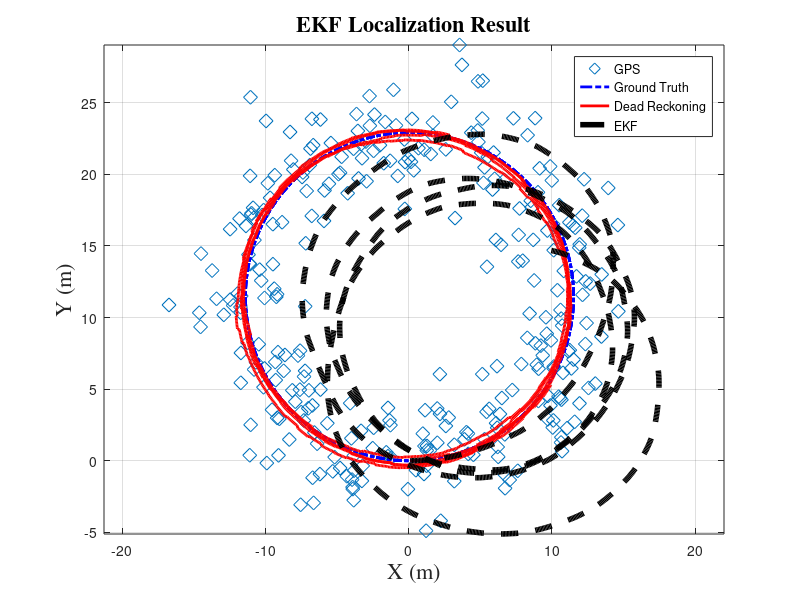
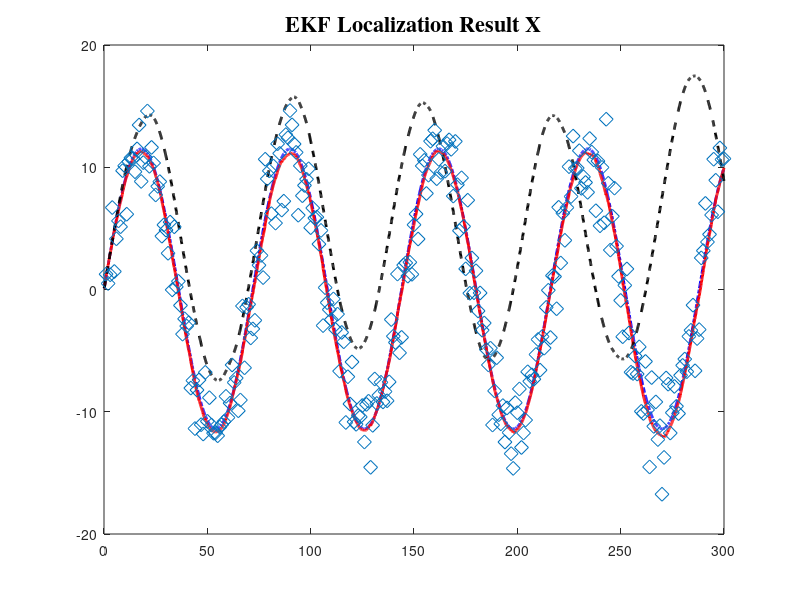
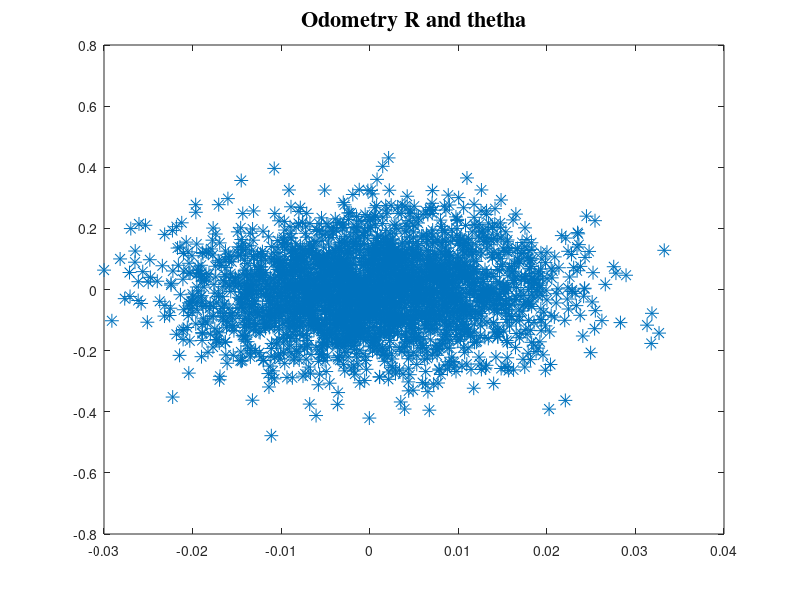
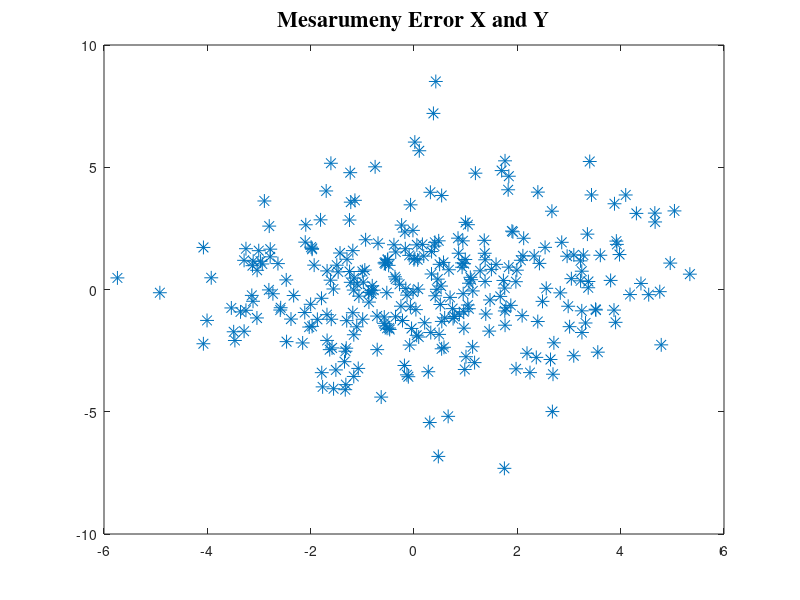

The MATLAB source for these figures, in order:
% -------------------------------------------------------------------------
%
% File : ExtendedKalmanFilterLocalizationTest.m
%
% Discription : Mobible robot localization sample code with
% Extended Kalman Filter (EKF)
%
% Environment : Matlab
%
% Author : Atsushi Sakai
% Contributor : Fabrice Jumel
% Copyright (c): 2014 Atsushi Sakai
%
% License : GPL Software License Agreement
% -------------------------------------------------------------------------
 
function [] = ExtendedKalmanFilterLocalizationTest()
 
close all;
clear all;
 
disp('Extended Kalman Filter (EKF) sample program start!!')
 
time = 0;
endtime = 300; % [sec]
global dt;
dt = 0.1; % [sec]
alpha=0.8    % Simple Filter Parameter
nSteps = ceil((endtime - time)/dt);
K =eye(4)
result.time=[];
result.xTrue=[];
result.xd=[];
result.xEst=[];
result.xsf=[]
result.z=[];
result.PEst=[];
result.u=[];
result.uTrue=[];
result.odomError=[];
result.measurmentError=[];
result.K=[];
 
% State Vector [x y yaw v]'
xEst=[0 0 0 0]';
 
% True State
xTrue=xEst;
 
% Dead Reckoning
xd=xTrue;

% Simple Filter
xsf=xTrue;
 
% Observation vector [x y yaw v]'
z=[0 0 0 0]';
 
% Covariance Matrix for motion
Q=diag([0.1 0.1 toRadian(1) 0.05]).^2; %Q=diag([0.1 0.1 toRadian(1) 0.05]).^2;
 
% Covariance Matrix for observation
R=diag([1.5 1.5 toRadian(3) 0.05]).^2;
 
% Simulation parameter
global Qsigma_real
Qsigma_real=diag([0.1 toRadian(20)]).^2; %[v yawrate]
global Rsigma_real
Rsigma_real=diag([1.5 1.5 toRadian(3) 0.05]).^2;%[x y z yaw v]

% 

PEst = eye(4);
 


% Main loop
for i=1 : nSteps
    time = time + dt;
    % Input
    u=doControl(time);
    % Odometry
    [xTrue,xd,un] = Odometry(xTrue, xd, u);

        %-------Simple Filter ------
        xsf = f(xsf, un);
        % ------ Kalman Filter --------
        % Predict
        xPred = f(xEst, un);
        F=jacobF(xPred, un);
        PPred= F*PEst*F' + Q
    %if 1
    if mod(i, 10) == 0 && i>0
        z = TakeMeasurement(xTrue);
        % Update Kalman
        H=jacobH(xPred);
        y = z - h(xPred);
        S = H*PPred*H' + R;
        K = PPred*H'*inv(S)
        xEst = xPred + K*y;
        PEst = (eye(size(xEst,1)) - K*H)*PPred;
        %Update Simple Filter
        xsf=xsf*alpha+z*(1-alpha);
        % No filter use sensor
        %xsf=z;
    else
        xEst= xPred;
        PEst =PPred;
        z=[NaN,NaN,NaN,NaN]';
    end
        % Simulation Result
        result.time=[result.time; time];
        result.xTrue=[result.xTrue; xTrue'];
        result.xd=[result.xd; xd'];
        result.xsf = [result.xsf; xsf'];
        result.xEst=[result.xEst;xEst'];
        
        result.z=[result.z; z']; 
        result.PEst=[result.PEst; diag(PEst)'];
        result.u=[result.u; un'];
        result.uTrue=[result.u; u'];
        result.odomError=[result.odomError; (u-un)'];
        result.measurmentError=[result.measurmentError; (xTrue-z)'];
        %result.K=[result.K K]
    
    

end

%?A?j???[?V???????
%movie2avi(mov,'movie.avi');
 
DrawGraph(result);

function ShowErrorEllipse(xEst,PEst)
%?????U?~???v?Z???A?\????????
Pxy=PEst(1:2,1:2);%x,y??????U????
[eigvec, eigval]=eig(Pxy);%??L?l???L?x?N?g????v?Z
%??L?l?????????C???f?b?N?X??T??
if eigval(1,1)>=eigval(2,2)
    bigind=1;
    smallind=2;
else
    bigind=2;
    smallind=1;
end

chi=9.21; %correpsond a 99%

%??~?`??
t=0:10:360;
a=sqrt(eigval(bigind,bigind)*chi);
b=sqrt(eigval(smallind,smallind)*chi);
x=[a*cosd(t);
   b*sind(t)];
angle = atan2(eigvec(bigind,2),eigvec(bigind,1));
if(angle < 0)
    angle = angle + 2*pi;
end

R=[cos(angle) sin(angle);
   -sin(angle) cos(angle)];
x=R*x;
plot(x(1,:)+xEst(1),x(2,:)+xEst(2))


function x = f(x, u)
% Motion Model
global dt;
 
F = [1 0 0 0
    0 1 0 0
    0 0 1 0
    0 0 0 0];
 
B = [
    dt*cos(x(3)) 0
    dt*sin(x(3)) 0
    0 dt
    1 0];
 
x= F*x+B*u;
 
function jF = jacobF(x, u)
% Jacobian of Motion Model
global dt;
 
jF=[
    1 0 0 0
    0 1 0 0
    -dt*u(1)*sin(x(3)) dt*u(1)*cos(x(3)) 1 0
     dt*cos(x(3)) dt*sin(x(3)) 0 1];

function z = h(x)
%Observation Model

H = [1 0 0 0
    0 1 0 0
    0 0 1 0
    0 0 0 1 ];
 
z=H*x;

function jH = jacobH(x)
%Jacobian of Observation Model

jH =[1 0 0 0
    0 1 0 0
    0 0 1 0
    0 0 0 1];

function u = doControl(time)
    %Calc Input Parameter
    % [V yawrate]

    % very simple constant control over time example 
    V=1.0; % [m/s]
    yawrate = 5; % 5 [deg/s]

    t_mod = mod(time, 15); % Temps modulé pour une période complète du carré
 
    % Calculer la commande en fonction du temps modulé pour suivre le carré
%     if t_mod <= 1 % Toutes les 10 secondes
%         V = 0;
%         yawrate = 90; % Tourner en angle droit (90 deg/s pendant 1 sec)
%     end

    u =[ V toRadian(yawrate)]';
 

function [z, x, xd, un] = Observation(x, xd, u)
%Calc Observation from noise prameter
global Qsigma;
global Rsigma;

x=f(x, u);% Ground Truth
un=u+Qsigma*randn(2,1);%add Process Noise
xd=f(xd, un);% Dead Reckoning
z=h(x+Rsigma*randn(4,1));%Simulate Observation

function [z] = TakeMeasurement(x)
%Calc Observation from noise prameter
global Rsigma_real;
z=h(x+Rsigma_real*randn(4,1));%Simulate Noise on Measurement

function [x, xd, un] = Odometry(x, xd, u)
global Qsigma_real;
x=f(x, u);% Ground Truth
un=u+Qsigma_real*randn(2,1);%add Process Noise
xd=f(xd, un);% Dead Reckoning


function []=DrawGraph(result)
%Plot Result

figure(1);
x=[ result.xTrue(:,1:2) result.xEst(:,1:2) result.z(:,1:2)];
%x=[ result.xTrue(:,1:2) result.xsf(:,1:2) result.z(:,1:2)];
set(gca, 'fontsize', 16, 'fontname', 'times');
plot(x(:,5), x(:,6),'d','MarkerSize',10); hold on;
plot(x(:,1), x(:,2),'-.b','linewidth', 2); hold on;
plot(x(:,3), x(:,4),'r','linewidth', 2); hold on;
plot(result.xd(:,1), result.xd(:,2),'--k','linewidth', 4); hold on;
 
title('EKF Localization Result', 'fontsize', 16, 'fontname', 'times');
xlabel('X (m)', 'fontsize', 16, 'fontname', 'times');
ylabel('Y (m)', 'fontsize', 16, 'fontname', 'times');
legend('GPS','Ground Truth','Dead Reckoning','EKF','Error Ellipse');
grid on;
axis equal;
% plot(x(:,3), x(:,4),'r','linewidth', 2);
figure(2)

plot(result.time,result.xTrue(:,1),'-.b','linewidth', 2);hold on;
plot(result.time,result.xEst(:,1),'r','linewidth', 2);hold on;
plot(result.time,result.xd(:,1),'--k','linewidth', 2);hold on;
plot(result.time,result.z(:,1),'d','MarkerSize',10);hold on;
title('EKF Localization Result X', 'fontsize', 16, 'fontname', 'times');
% figure(3)
% plot(result.time,result.xTrue(:,2),'-.b','linewidth', 2);hold on;
% plot(result.time,result.xEst(:,2),'r','linewidth', 2);hold on;
% plot(result.time,result.xd(:,2),'--k','linewidth', 2);hold on;
% plot(result.time,result.xsf(:,2),'k','linewidth', 2);hold on;
% plot(result.time,result.z(:,2),'<','MarkerSize',10);hold on;
% title('EKF Localization Result Y', 'fontsize', 16, 'fontname', 'times');
% figure(4)
% plot(result.time,result.odomError(:,1),'*','MarkerSize',10);hold on;
% title('Odometry error over time R', 'fontsize', 16, 'fontname', 'times');
% figure(5)
% plot(result.time,result.odomError(:,2),'*','MarkerSize',10);hold on;
% title('Odometry error over time thetha', 'fontsize', 16, 'fontname', 'times');
figure(6)
plot(result.odomError(:,1),result.odomError(:,2),'*','MarkerSize',10);hold on;
title('Odometry R and thetha', 'fontsize', 16, 'fontname', 'times');
figure(7)
plot(result.measurmentError(:,1),result.measurmentError(:,2),'*','MarkerSize',10);hold on;
title('Mesarumeny Error X and Y', 'fontsize', 16, 'fontname', 'times');
% figure(8)
% plot(result.time,[(result.xTrue(:,1:2)-result.xd(:,1:2)) (result.xTrue(:,1:2)-result.xEst(:,1:2)) (result.xTrue(:,1:2)-result.z(:,1:2)) ],'*','MarkerSize',10);hold on;
% legend('Odometry Error X','Odometry Error Y','Kalman Error X','Kalman Error Y','GPS Error X', 'GPS Error Y');
% title('Absolut Error X and Y', 'fontsize', 16, 'fontname', 'times');
% figure(9)
% plot(result.time,[(result.xTrue(:,1:2)-result.xEst(:,1:2)) (result.xTrue(:,1:2)-result.xsf(:,1:2))],'*','MarkerSize',10);hold on;
% legend('Kalman Filter Error X','Kalman Filter Error Y','Simple Filter Error X','Simple Filter Error Y');
% 
% title('Simple Filter vs Kalman Filter Absolut Error X and Y', 'fontsize', 16, 'fontname', 'times');

disp(result.K)



function angle=Pi2Pi(angle)
%???{?b?g??p?x??-pi~pi????????????
angle = mod(angle, 2*pi);

i = find(angle>pi);
angle(i) = angle(i) - 2*pi;

i = find(angle<-pi);
angle(i) = angle(i) + 2*pi;


function radian = toRadian(degree)
% degree to radian
radian = degree/180*pi;

function degree = toDegree(radian)
% radian to degree
degree = radian/pi*180;